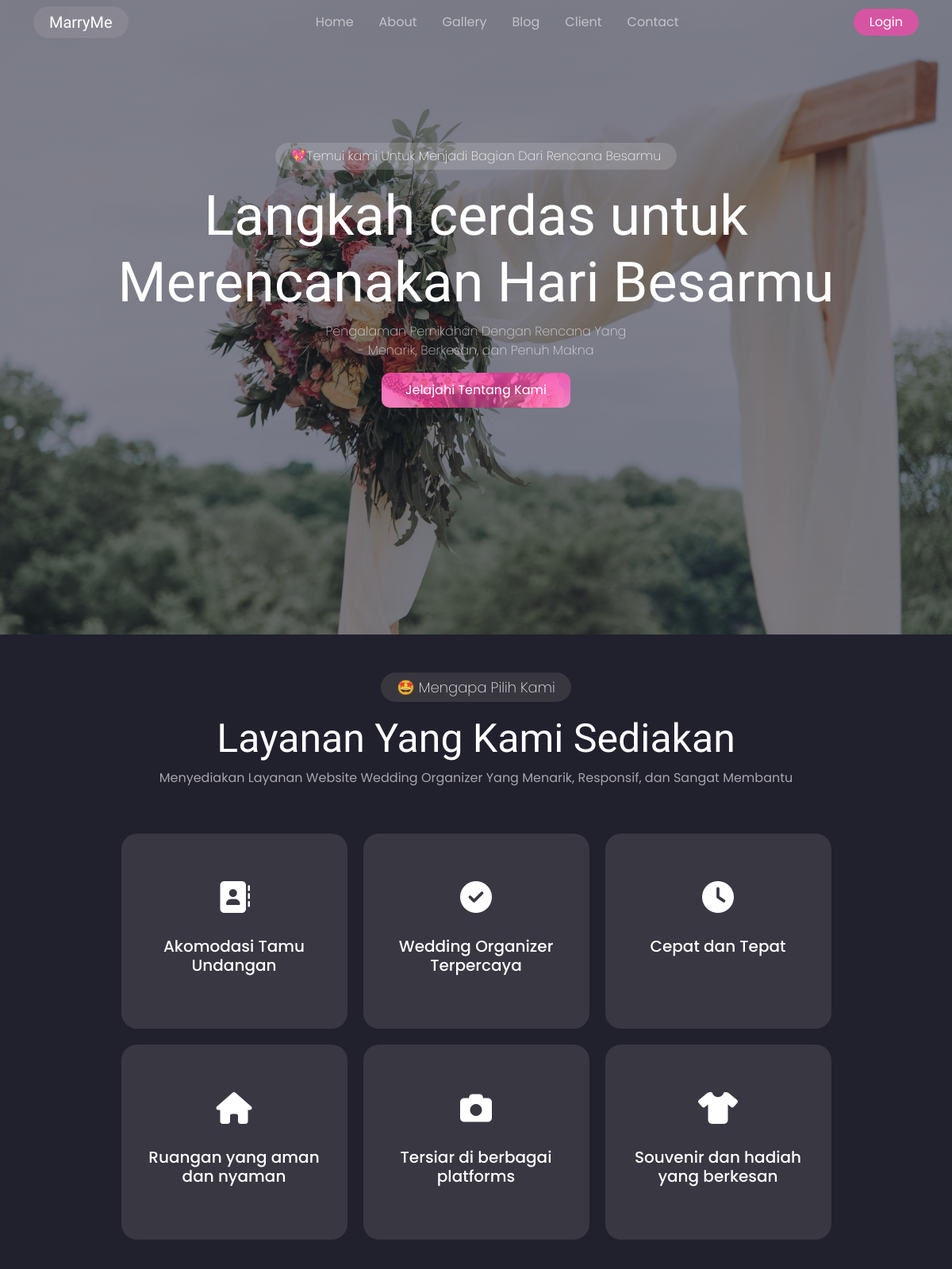
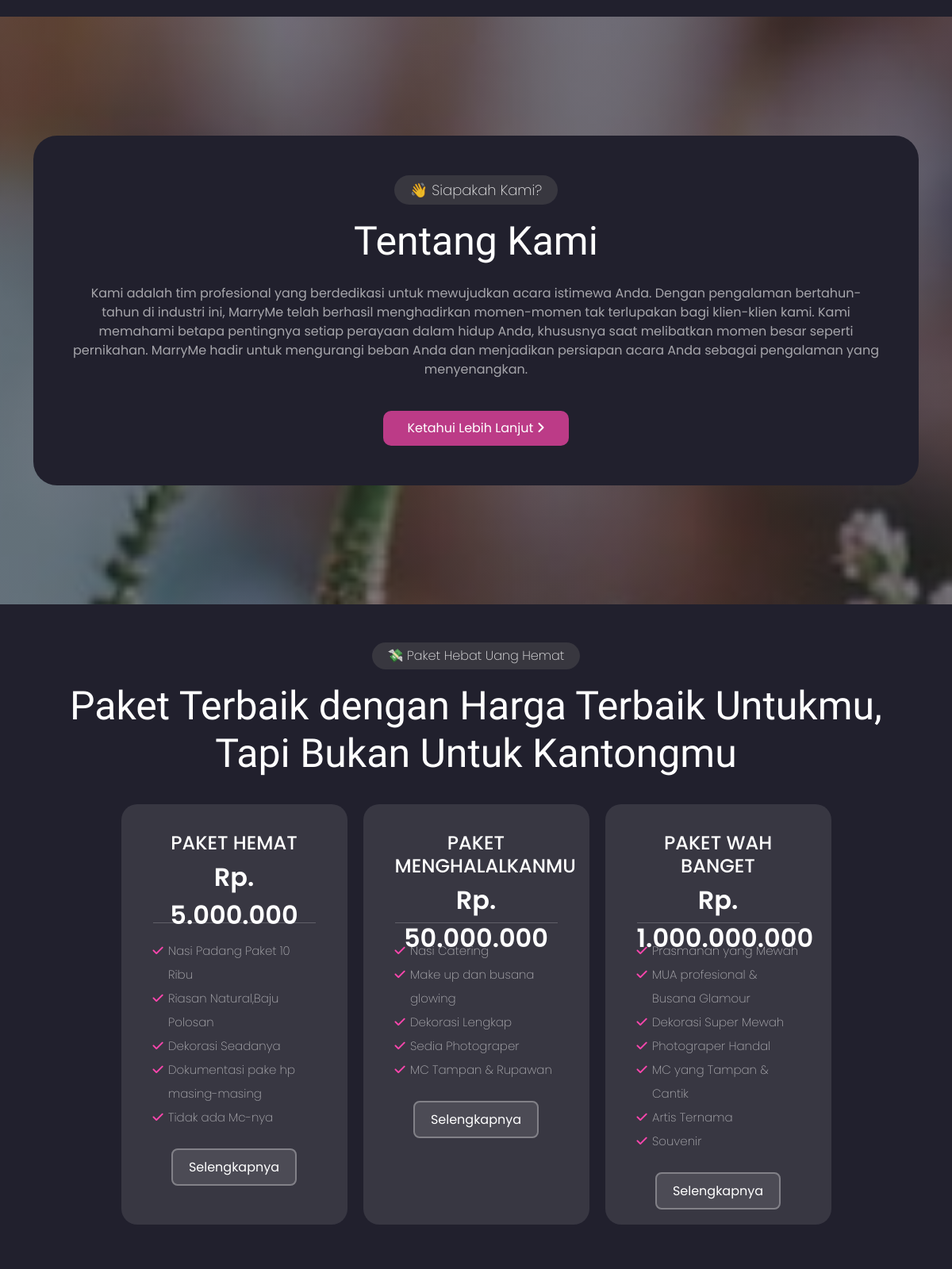
The page / (upper part) on the database its author committed (2 pictures, top to bottom).
### tables this page shows
CREATE TABLE `features` (
  `id` int(11) NOT NULL,
  `features_icon` varchar(255) NOT NULL,
  `features_name` varchar(255) NOT NULL
);

CREATE TABLE `about` (
  `id` int(11) NOT NULL,
  `about_heading` varchar(255) NOT NULL,
  `about_text` text NOT NULL
);

CREATE TABLE `packages` (
  `id` int(11) NOT NULL,
  `packages_heading` varchar(255) NOT NULL,
  `packages_price` varchar(255) NOT NULL,
  `packages_list` text NOT NULL
);

### application/controllers/Home.php (called while the page is built, shortened)
<?php
class Home extends CI_Controller
{
    public function __construct()
    {
        $this->load->library('session');
    }
    public function index()
    {
        $this->load->library('session');
        $this->session->set_flashdata('key', 'value');
        $data['flash_data'] = $this->session->flashdata('key');
        $this->load->model('Features_model');
        $this->load->model('About_model');
        $this->load->model('Packages_model');
        $this->load->model('Gallery_model');
        $this->load->model('Blog_model');
        $this->load->model('Testimonial_model');
        $this->load->model('Contact_model');
        $data['features'] = $this->Features_model->getAllFeatures();
        $data['about'] = $this->About_model->getAbout();
        $data['packages'] = $this->Packages_model->getAllPackages();
        $data['gallery'] = $this->Gallery_model->getAllGallery();
        $data['blog'] = $this->Blog_model->getAllBlog();
        $data['testimonials'] = $this->Testimonial_model->getAllTestimonial();
        $data['contact'] = $this->Contact_model->getContact();
        $this->load->view('index', $data);
    }
}

### index.php (called while the page is built, shortened)
<?php
require_once BASEPATH.'core/CodeIgniter.php';

### application/models/Features_model.php (called while the page is built, shortened)
<?php
class Features_model extends CI_Model
{
    public function getAllFeatures()
    {
        return $this->db->get('features')->result();
    }
}

### application/models/About_model.php (called while the page is built, shortened)
<?php
class about_model extends CI_Model
{
    public function getAbout()
    {
        return $this->db->get('about')->result();
    }
}

### application/models/Packages_model.php (called while the page is built, shortened)
<?php
class packages_model extends CI_Model
{
    public function getAllPackages()
    {
        return $this->db->get('packages')->result();
    }
}

### application/views/index.php (the view, shortened to what this page needs)
<!doctype html>
<html lang="en">
<head>
    <link href="https://cdn.jsdelivr.net/npm/bootstrap@5.3.0-alpha1/dist/css/bootstrap.min.css" rel="stylesheet"
>
    <link rel="stylesheet" href="<?= base_url('vendor/owlcarousel/css/owl.carousel.min.css'); ?>">
    <link rel="stylesheet" href=" <?= base_url('vendor/owlcarousel/css/owl.theme.default.min.css'); ?>">
    <link rel="stylesheet" href="https://cdnjs.cloudflare.com/ajax/libs/font-awesome/6.2.0/css/all.min.css"
 />
    <link rel="stylesheet" href="https://cdn.jsdelivr.net/npm/bootstrap-icons@1.10.3/font/bootstrap-icons.css">
    <link rel="stylesheet" href="https://cdnjs.cloudflare.com/ajax/libs/aos/2.3.4/aos.css"
 />
</head>
<body>
    <nav id="navbar" class="navbar navbar-expand-lg navbar-dark fixed-top">
        <div class="container">
            <a class="navbar-brand" href="index.php">MarryMe</a>
            <div class="collapse navbar-collapse" id="navbarNavAltMarkup">
                <div class="navbar-nav mx-auto">
                    <a class="nav-link mx-2" href="#home">Home</a>
                    <a class="nav-link mx-2" href="#about">About</a>
                    <a class="nav-link mx-2" href="#gallery">Gallery</a>
                    <a class="nav-link mx-2" href="blog/">Blog</a>
                    <a class="nav-link mx-2" href="#client">Client</a>
                    <a class="nav-link mx-2" href="#contact">Contact</a>
                </div>
                <a href="<?= base_url('login'); ?>" id="btn-hero" class="btn-hero">Login</a>
            </div>
        </div>
    </nav>
    <div id="home" class="background-banner">
        <div class="hero-text">
            <div class="text-center">
                <p class="text-p" data-aos="fade-up" data-aos-duration="1000" data-aos-delay="200">&#x1F496;Temui kami
                    Untuk Menjadi Bagian Dari Rencana Besarmu</p>
                <h1 data-aos="fade-up" data-aos-duration="1000" data-aos-delay="300">Langkah cerdas untuk <br>
                    Merencanakan Hari Besarmu
                </h1>
                <p class="sub-text" data-aos="fade-up" data-aos-duration="1000" data-aos-delay="600">Pengalaman
                    Pernikahan
                    Dengan Rencana Yang <br> - Menarik, Berkesan, dan Penuh Makna </p><br>
                <a href="#features" class="main-btn" data-aos="fade-up" data-aos-duration="1000"
                    data-aos-delay="900">Jelajahi Tentang Kami</a>
            </div>
        </div>
    </div>
    <section id="features" class="features py-5">
        <div class="container">
            <div class="heading-text text-center mb-5">
                <p class="text-p" data-aos="fade-up" data-aos-duration="1000" data-aos-delay="200">&#129321; Mengapa
                    Pilih Kami
                </p>
                <h4 data-aos="fade-up" data-aos-duration="1000" data-aos-delay="300">Layanan Yang Kami Sediakan</h4>
                <p data-aos="fade-up" data-aos-duration="1000" data-aos-delay="500">Menyediakan Layanan
                    Website Wedding Organizer Yang Menarik, Responsif, dan Sangat Membantu</p>
            </div>
            <div class="row justify-content-center">
                <?php
                $no = 1;
                foreach ($features as $feature) {
                    ?>
                    <div class="features-item col-md-3 text-center" data-aos="fade-up" data-aos-duration="1000"
                        data-aos-delay="<?php echo $no * 50; ?>">
                        <i class="<?php echo $feature->features_icon; ?>"></i>
                        <h5>
                            <?php echo $feature->features_name; ?>
                        </h5>
                    </div>
                    <?php
                    $no++;
                }
                ?>
            </div>
        </div>
    </section>
    <section id="about" class="about">
        <div class="container">
            <?php foreach ($about as $about_item): ?>
                <div class="about-content">
                    <div class="text-center mb-4">
                        <p class="text-p">&#128075; Siapakah Kami?</p>
                        <h4>
                            <?php echo $about_item->about_heading; ?>
                        </h4>
                    </div>
                    <div class="row justify-content-center text-center">
                        <div class="col">
                            <p>
                                <?php echo $about_item->about_text; ?>
                            </p>
                            <div class="main-btn mt-4">Ketahui Lebih Lanjut <i class="fa-solid fa-angle-right"></i></div>
                        </div>
                    </div>
                </div>
            <?php endforeach; ?>
        </div>
    </section>
    <section id="package" class="package py-5">
        <div class="container">
            <div class="heading-text text-center mb-4">
                <p class="text-p">&#128184; Paket Hebat Uang Hemat</p>
                <h4>Paket Terbaik dengan Harga Terbaik Untukmu, Tapi Bukan Untuk Kantongmu</h4>
            </div>
            <div class="row justify-content-center">
                <?php foreach ($packages as $package): ?>
                    <div class="package-item col-md-3">
                        <div class="head-package text-center">
                            <h4 class="text-uppercase mb-1">
                                <?php echo $package->packages_heading; ?>
                            </h4>
                            <p class="price fs-2 fw-semibold">
                                <?php echo $package->packages_price; ?>
                            </p>
                            <br>
                        </div>
                        <div class="body-package">
                            <?php echo $package->packages_list; ?>
                            <div class="text-center">
                                <a href="" class="second-btn">Selengkapnya</a>
                            </div>
                        </div>
                    </div>
                <?php endforeach; ?>
            </div>
        </div>
    </section>
</body>
</html>

### rows shown on the page
features: features_name "Akomodasi Tamu Undangan"
features: features_name "Wedding Organizer Terpercaya"
features: features_name "Cepat dan Tepat"
features: features_name "Ruangan yang aman dan nyaman"
features: features_name "Tersiar di berbagai platforms"
features: features_name "Souvenir dan hadiah yang berkesan"
about: about_heading "Tentang Kami", about_text "Kami adalah tim profesional yang berdedikasi untuk mewujudkan acara istimewa Anda. Dengan pengalaman bertahun-tahun di industri ini, MarryMe telah berhasil menghadirkan momen-momen tak terlupakan bagi klien-klien kami. Kami memahami betapa pentingnya setiap perayaan dalam hidup Anda, khususnya saat melibatkan momen besar seperti pernikahan. MarryMe hadir untuk mengurangi beban Anda dan menjadikan persiapan acara Anda sebagai pengalaman yang menyenangkan."
packages: packages_heading "PAKET HEMAT", packages_price "Rp. 5.000.000", packages_list "Nasi Padang Paket 10 Ribu Riasan Natural,Baju Polosan Dekorasi Seadanya Dokumentasi pake hp masing-masing Tidak ada Mc-nya"
packages: packages_heading "PAKET MENGHALALKANMU", packages_price "Rp. 50.000.000", packages_list "Nasi Catering Make up dan busana glowing Dekorasi Lengkap Sedia Photograper MC Tampan & Rupawan"
packages: packages_heading "PAKET WAH BANGET", packages_price "Rp. 1.000.000.000", packages_list "Prasmanan yang Mewah MUA profesional & Busana Glamour Dekorasi Super Mewah Photograper Handal MC yang Tampan & Cantik Artis Ternama Souvenir"
